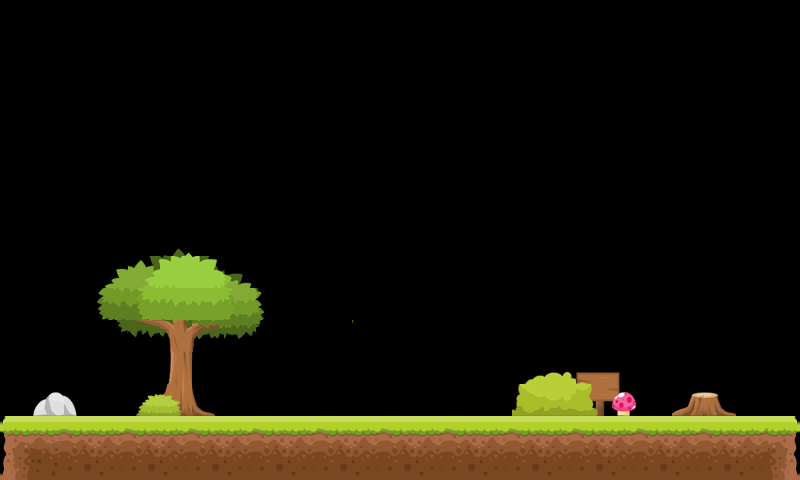

This game map was drawn from its Tiled (.tmx) file and the tilesets committed beside it. A one-line description and the trimmed map source follow:
An orthogonal 25x15 tile map with 32x32 px tiles, 2 tile layers (Слой тайлов 1, Слой тайлов 2) and 16 objects (LEFTWALL, SKYWALL, RIGHTWALL).

<map version="1.0" orientation="orthogonal" renderorder="right-down" width="25" height="15" tilewidth="32" tileheight="32" nextobjectid="242">
 <tileset firstgid="1" name="tile2" tilewidth="32" tileheight="32" spacing="4" margin="4" tilecount="196" columns="14">
  <image source="tmx/tile2.png" width="512" height="512" />
 </tileset>
 <layer name="Слой тайлов 1" width="25" height="15">
  <data>[375 cells, 192 non-empty, 60 distinct tile ids]</data>
 </layer>
 <objectgroup name="object" width="25" height="15">
  <object id="24" x="0" y="416" width="798" height="64" />
  <object id="17" name="LEFTWALL" x="1" y="1" width="5" height="480" />
  <object id="18" name="SKYWALL" x="3" y="0" width="800" height="5" />
  <object id="19" name="RIGHTWALL" x="795" y="3" width="5" height="480" />
 </objectgroup>
 <layer name="Слой тайлов 2" width="25" height="15">
  <data>[375 cells, 13 non-empty, 13 distinct tile ids]</data>
 </layer>
 <objectgroup name="rectangleStatic" width="25" height="15">
  <object id="222" x="320" y="384" width="128" height="32" />
 </objectgroup>
 <objectgroup name="box1Density" width="25" height="15">
  <object id="238" x="544" y="352" width="64" height="64" />
  <object id="239" x="544" y="288" width="64" height="64" />
 </objectgroup>
 <objectgroup name="rectangle2" width="25" height="15">
  <object id="230" x="30" y="320" width="192" height="32" />
  <object id="236" x="512" y="192" width="192" height="32" />
 </objectgroup>
 <objectgroup name="box1" width="25" height="15">
  <object id="231" x="159" y="256" width="64" height="64" />
  <object id="232" x="30" y="256" width="64" height="64" />
 </objectgroup>
 <objectgroup name="rectangle2DensityVertical" width="25" height="15">
  <object id="234" x="512" y="224" width="32" height="192" />
  <object id="235" x="672" y="224" width="32" height="192" />
 </objectgroup>
 <objectgroup name="apple2" width="25" height="15">
  <object id="237" x="671" y="160" width="32" height="32" />
 </objectgroup>
 <objectgroup name="circle" width="25" height="15">
  <object id="240" x="30" y="352" width="64" height="64" />
  <object id="241" x="159" y="352" width="64" height="64" />
 </objectgroup>
</map>
